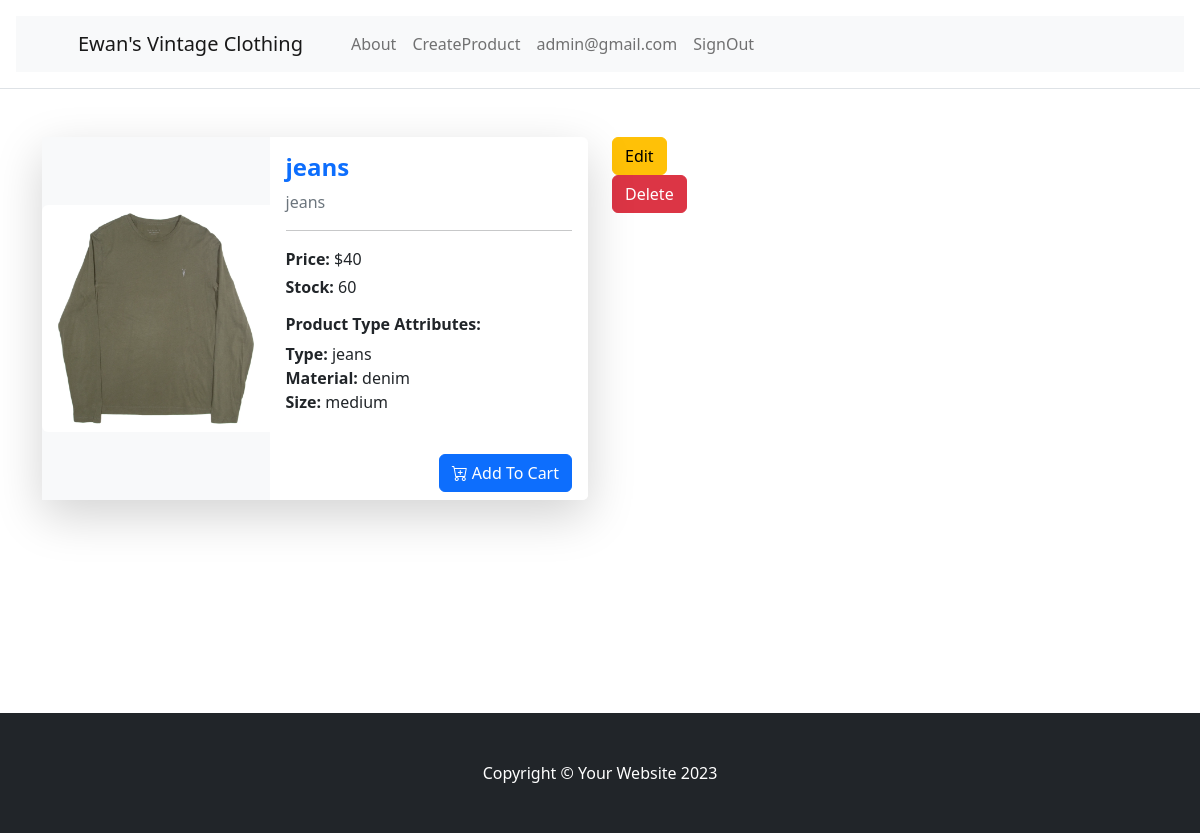
Screenshot of /products/jeans (signed in) with the database file from the repository.
### tables this page shows
CREATE TABLE User (
    id INTEGER PRIMARY KEY AUTOINCREMENT,
    firstname VARCHAR(255) NOT NULL,
    lastname VARCHAR(255) NOT NULL,
    email VARCHAR(255) NOT NULL UNIQUE,
    password TEXT NOT NULL,
    is_admin BOOLEAN NOT NULL DEFAULT 0,
    is_active BOOLEAN NOT NULL DEFAULT 1
);

CREATE TABLE Product (
    id INTEGER PRIMARY KEY AUTOINCREMENT,
    name VARCHAR(255) NOT NULL,
    description TEXT,
    stock INT NOT NULL CHECK (stock >= 0),
    price DECIMAL(10, 2) NOT NULL CHECK (price >= 0.00),
    imageurl VARCHAR(255) NOT NULL,
    created_by INT NOT NULL,
    product_type INT NOT NULL,
    created_at TIMESTAMP DEFAULT CURRENT_TIMESTAMP,
    FOREIGN KEY (created_by) REFERENCES User(id) ON DELETE CASCADE,
    FOREIGN KEY (product_type) REFERENCES ProductType(id) ON DELETE CASCADE
);

CREATE TABLE ProductType (
    id INTEGER PRIMARY KEY AUTOINCREMENT,
    name VARCHAR(20) NOT NULL,
    material VARCHAR(20) NOT NULL,
    size VARCHAR(20) NOT NULL
);

### app.py (the view)
@app.route('/products/<name>')
def get_product(name):
    try:
        product=select_product_by_name(name)
        return render_template('ProductDetail.html', product=product)
    except Exception as e:
        print(e)
        flash('The Product does not exist','danger')
        return redirect(url_for('products_spread'))

### Model/Product.py (called while the page is built)
    def to_dict(self) -> dict:
        return {
            "id":self.id, "name":self.name, "material":self.material, "size":self.size
        }

    def to_dict(self):
        return {
            'id': self.id,
            'name': self.name,
            'description': self.description,
            'stock': self.stock,
            'price': self.price,
            'imageurl': self.imageurl,
            'created_by': self.created_by,
            'product_type': self.product_type,
            'created_at': self.created_at
        }

### Service/UserService.py (called while the page is built)
    def get_user_by_email(self,email):
        return select_user_by_email(email)

### app.py (called while the page is built)
@app.before_request
def before_request():
    email=session.get("email")
    if email is None:
        g.user = None
    else:
        validation = UserValidation()
        user=UserService(validation).get_user_by_email(email)
        if user:
            g.user=user
            if 'cart' not in session:
                session['cart'] = {"user": user.email, "items": [],}
            else:
                g.cart = session['cart']#assign cart to g.cart to access in the template easily
        else:
            session.clear()

### db.py (called while the page is built)
def select_user_by_email(email):
    mydb=get_db()
    row=mydb.execute("""SELECT id, firstname, lastname, email, password, is_admin, is_active FROM User WHERE email = ?""",
                 (email,)).fetchone()
    if row:
        user=UserRead(id=row[0], firstname=row[1], lastname=row[2], email=row[3], password=row[4], is_admin=row[5], is_active=row[6])
        return user

def get_db():
    db = getattr(g, '_database', None)
    if db is None:
        db = g._database = sqlite3.connect(DATABASE)
    return db

def select_product_type_by_id(id):
    mydb = get_db()
    row=mydb.execute("""select id, name, material, size FROM ProductType WHERE id = ?"""
                     ,(id,)).fetchone()
    if row:
        producttype=ProductTypeRead(id=row[0],
                                    name=row[1],
                                    material=row[2],
                                    size=row[3]).to_dict()
        return producttype

### templates/ProductDetail.html (shortened to what this page needs)
{% extends "base.html" %}
{% block content %}
<div class="container py-4">
<div class="row">
    <div class="col">
        <div class="card shadow-lg border-0 mb-4" style="max-width: 720px;">
    <div class="row g-0">
      <div class="col-md-5 d-flex align-items-center bg-light">
        <img src="{{ product.imageurl }}" class="img-fluid rounded-start" alt="{{ product.name }}">
      </div>
      <div class="col-md-7">
        <div class="card-body">
          <h4 class="card-title text-primary fw-bold">{{ product.name }}</h4>
          <p class="card-text text-muted">{{ product.description }}</p>
          <hr>
          <p class="mb-1"><strong>Price:</strong> ${{ product.price }}</p>
          <p class="mb-3"><strong>Stock:</strong> {{ product.stock }}</p>
          <h6 class="fw-bold">Product Type Attributes:</h6>
          <ul class="list-unstyled">
            <li><strong>Type:</strong> {{ product.product_type.name }}</li>
            <li><strong>Material:</strong> {{ product.product_type.material }}</li>
            <li><strong>Size:</strong> {{ product.product_type.size }}</li>
          </ul>
        </div>
        <div class="card-footer bg-white border-0 d-flex justify-content-end">
          <form method="post" action="{{ url_for('add_to_cart') }}">
            <button class="btn btn-primary" type="submit">
              <i class="bi bi-cart-plus"></i> Add To Cart
            </button>
          </form>
        </div>
      </div>
    </div>
  </div>
    </div>
    <div class="col">
        {% if g.user.is_admin %}
    <a class="btn btn-warning" href="{{ url_for('product_edit', name=product.name) }}"> Edit</a>
            <form action="{{ url_for('product_delete', name=product.name) }}" method="post">
            <button type="submit" class="btn btn-danger">Delete</button>
            </form>
    {% endif %}
    </div>
</div>
</div>
{% endblock %}

### templates/header.html (shortened to what this page needs)
<nav class="navbar navbar-expand-lg navbar-light bg-light">
            <div class="container px-4 px-lg-5">
                <a class="navbar-brand" href="{{ url_for('products_spread') }}">Ewan's Vintage Clothing</a>
                <div class="collapse navbar-collapse" id="navbarSupportedContent">
                    <ul class="navbar-nav me-auto mb-2 mb-lg-0 ms-lg-4">
                        <li class="nav-item"><a class="nav-link" href="{{ url_for('about_page') }}">About</a></li>
                        {% if g.user %}
                            {% if g.user.is_admin %}
                                <li class="nav-item"><a class="nav-link" href="{{ url_for('create_product') }}">CreateProduct</a>
                                </li>
                                {% endif %}
                        <li class="nav-item"><a class="nav-link" href="#">{{ g.user.email }}</a></li>
                        <li class="nav-item"><a class="nav-link" href="{{ url_for('signout_page') }}">SignOut</a></li>
                        {% else %}
                        <li class="nav-item"><a class="nav-link" href="{{ url_for('signup_page') }}">SignUp</a></li>
                        <li class="nav-item"><a class="nav-link" href="{{ url_for('signin_page') }}">SignIn</a></li>
                        {% endif %}
                    </ul>
                </div>
            </div>
        </nav>

### rows the page displays
User: user.email "admin@gmail.com"
Product: imageurl (picture), name "jeans", description "jeans", price "40", stock "60"
ProductType: product_type.name "jeans", product_type.material "denim", product_type.size "medium"
